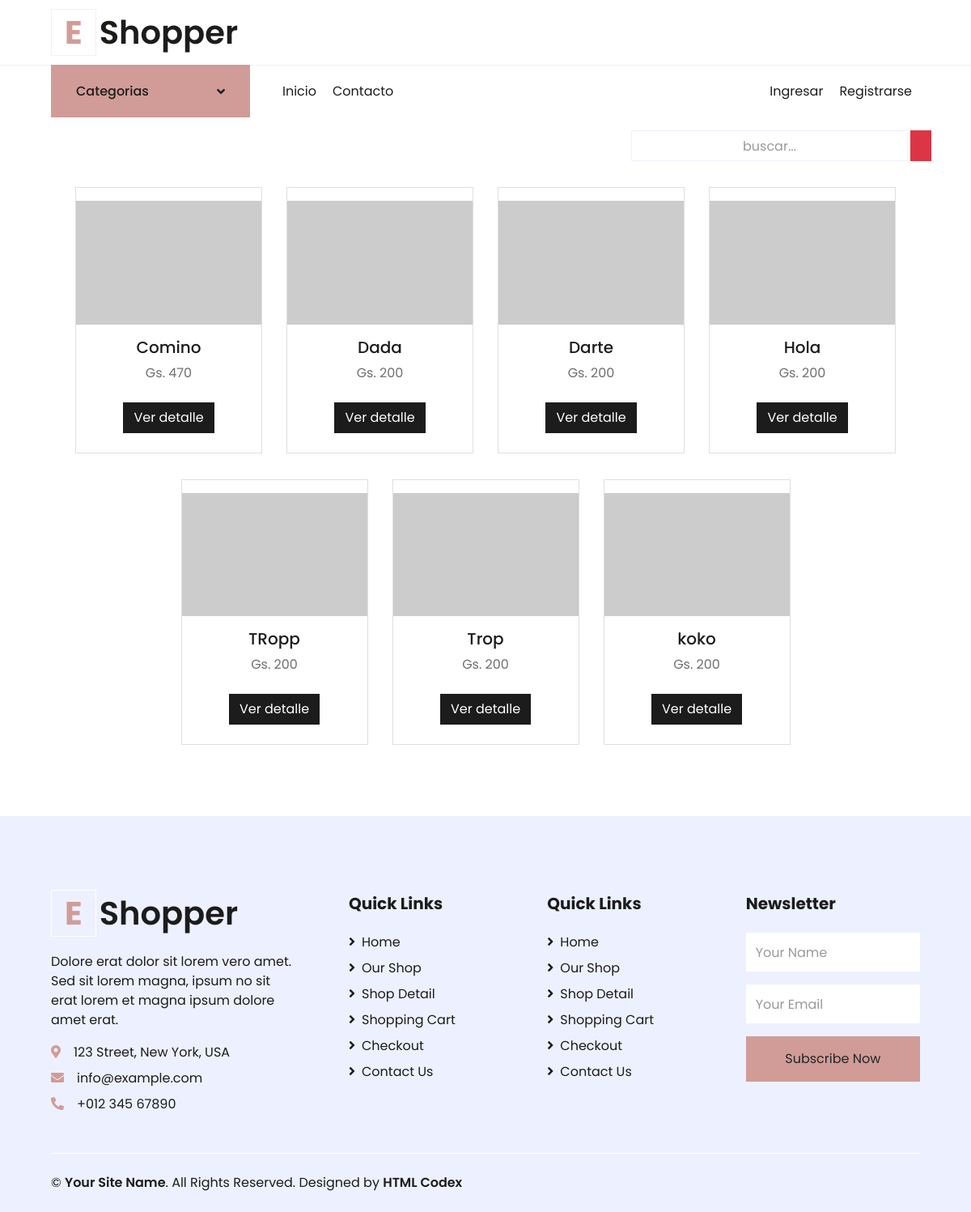
The page / on the database its author committed.
### DistribuidoraApp/models.py (models this page shows, shortened)
class Productos(models.Model):
    nombre = models.CharField(max_length=100)
    imagen = models.ImageField(upload_to='imgproductos/%Y/%m/%d', blank=True)
    descripcion = models.CharField(max_length=500)
    precio = models.IntegerField()
    stock = models.IntegerField(null=True, default=0)
    categoria = models.ForeignKey(Categorias, on_delete=models.PROTECT)
    oferta = models.BooleanField(default=False)
    class Meta:
        db_table = 'productos'
        verbose_name = 'Producto'
        verbose_name_plural = 'Productos'
        ordering = ['id']

### DistribuidoraApp/views.py (the view)
# urls.py: path('', inicio, name="inicio"),
def inicio(request):
    busqueda = request.POST.get("buscador")
    product_list = Productos.objects.order_by('nombre')
    page = request.GET.get('page', 1)
    if busqueda:
        product_list = Productos.objects.filter(
            Q(nombre__icontains = busqueda) |
            Q(descripcion__icontains = busqueda)
        ).distinct()
    try:
        paginator = Paginator(product_list, 12)
        product_list = paginator.page(page)
    except:
        raise Http404
    data = {'entity': product_list,
            'paginator': paginator
    }
    return render(request, 'DistribuidoraApp/index.html', data)

### DistribuidoraApp/context_processors.py (called while the page is built)
def extras(request):
	lista_categorias = Categorias.objects.all().order_by('nombre')
	return {'categorias':lista_categorias}

### DistribuidoraApp/templates/DistribuidoraApp/index.html (shortened to what this page needs)
{% extends 'DistribuidoraApp/base.html' %}
{% load static %}
{% block contenidoPagina %}
<div class="min-vh-100 d-flex flex-colum pb-3">
    <div class="container">
        <div class="pt-3">
            <form class="d-flex d-md-inlne-block form-inline justify-content-end" method="POST" action="">
                <div class="input-group">
                    <input type="text" class="form-control bg-light border-1 small text-center" name="buscador" placeholder="buscar..." value="{{ request.POST.buscador }}">
                    <div class="input-group-append">
                        <button class="btn btn-danger mx-1" type="submit">
                </button>
                    </div>
                </div>
            </form>
        </div>
        <section class="py-2">
            <div class="container px-4 px-lg-5 mt-2 animate__animated animate__fadeIn animate__delay-0.3s">
                <div class="row gx-4 gx-lg-5 row-cols-2 row-cols-md-3 row-cols-xl-4 justify-content-center">
                    {% if entity %} {% for producto in entity %}
                    <div class="col my-3">
                        <div class="card h-100 text-center py-3">
                            {% if producto.imagen %}
                            <img class="mx-auto d-block img-fluid" src="{{ producto.imagen.url }}" alt="producto" width="60px%" /> {% else %}
                            <img class="card-img-top" src="https://dummyimage.com/450x300/dee2e6/6c757d.jpg" alt="sinImagen" /> {% endif %}
                            {% load humanize %}
                            <div class="card-body p-3">
                                <div class="text-center">
                                    <h5 class="fw-bolder">{{ producto.nombre }}</h5>
                                    Gs. {{ producto.precio | intcomma }}
                                </div>
                            </div>
                            <div class="card-footer p-2 pt-2 border-top-0 bg-transparent">
                                <div class="text-center">
                                    <a class="btn btn-dark mt-auto" href="">Ver detalle</a>
                                </div>
                            </div>
                        </div>
                    </div>
                    {% endfor %} {% else %}
                    <div class="text-center text-warning">
                        <h3> No se encontraron Productos!!</h3>
                    </div>
                    {% endif %}
                </div>
            </div>
        </section>
    </div>
</div>
{% endblock %}

### rows shown on the page
Productos: nombre "Comino", precio "470"
Productos: nombre "Dada", precio "200"
Productos: nombre "Darte", precio "200"
Productos: nombre "Hola", precio "200"
Productos: nombre "TRopp", precio "200"
Productos: nombre "Trop", precio "200"
Productos: nombre "koko", precio "200"
